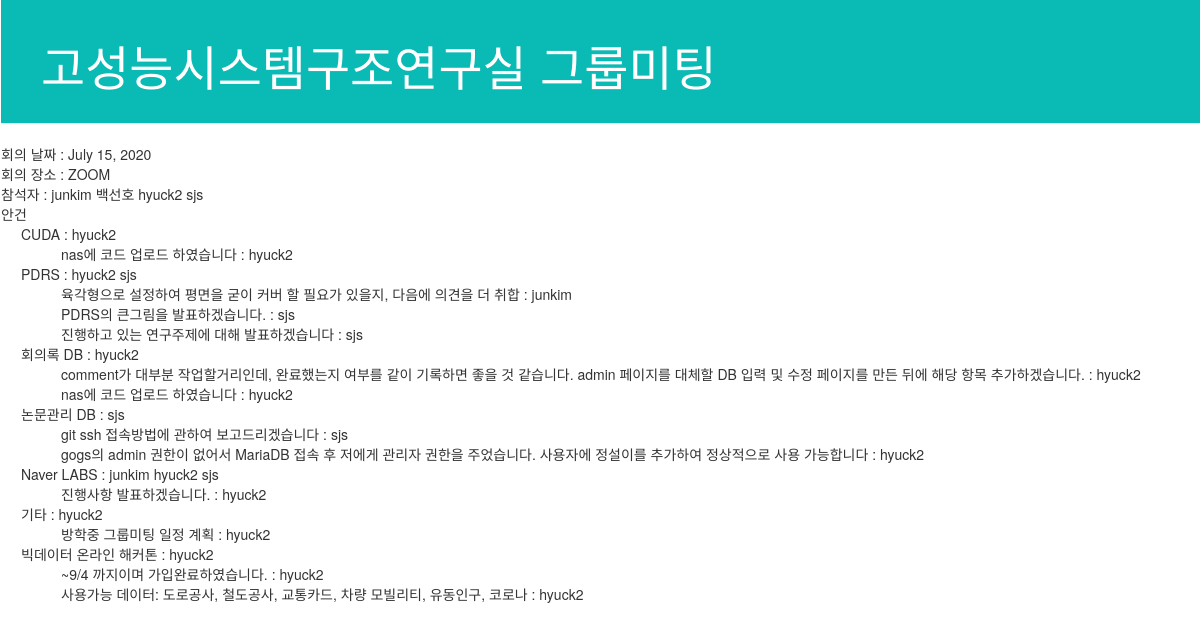
/group_meeting/list/7/, run on the app's committed database.
### group_meeting/models.py (models this page shows, shortened)
class Meeting(models.Model):
    id = models.AutoField(primary_key=True)
    author = models.ManyToManyField(settings.AUTH_USER_MODEL, related_name='author')
    date = models.DateField()
    attendent = models.ManyToManyField(settings.AUTH_USER_MODEL, related_name='attendent')
    place = models.CharField(max_length=200)
    topic = models.ManyToManyField('Topic')
    created = models.DateTimeField(auto_now_add=True)
    updated = models.DateTimeField(auto_now=True)
    class Meta:
        pass

class Topic(models.Model):
    id = models.AutoField(primary_key=True)
    category = models.ForeignKey('Category', on_delete=models.CASCADE)
    owner = models.ManyToManyField(settings.AUTH_USER_MODEL, related_name='owner')
    start_date = models.DateField()
    close_date = models.DateField()
    name = models.CharField(max_length=200)
    status_list = (
        ('진행', '진행중인 안건'),
        ('종료', '종료된 안건'),
        ('보류', '보류된 안건'),
    )
    status = models.CharField(max_length=200, choices=status_list)
    created = models.DateTimeField(auto_now_add=True)
    updated = models.DateTimeField(auto_now=True)
    def __str__(self):
        return self.name
    class Meta:
        pass

class Comment(models.Model):
    id = models.AutoField(primary_key=True)
    topic = models.ForeignKey('Topic', on_delete=models.CASCADE)
    parent = models.ForeignKey('Comment', on_delete=models.CASCADE, null=True, blank=True, default=0)
    author = models.ForeignKey(settings.AUTH_USER_MODEL, on_delete=models.CASCADE)
    description = models.CharField(max_length=200)
    created = models.DateTimeField(auto_now_add=True)
    updated = models.DateTimeField(auto_now=True)
    class Meta:
        pass

### group_meeting/views.py (the view)
# urls.py: path('list/<int:meeting_id>/', views.list_detail, name='list_detail'),
def list_detail(request, meeting_id):
    meeting = Meeting.objects.get(id=meeting_id)
    comments = Comment.objects.filter(updated__range=(meeting.date-timedelta(days=7),meeting.date+timedelta(days=1)))
    return render(
        request,
        'group_meeting/list_detail.html',
        {
            'meeting':meeting,
            'comments':comments,
        }
    )

### group_meeting/templates/group_meeting/list_detail.html
{% load static %}
<html>
    <head>
        <link rel="stylesheet" href="//maxcdn.bootstrapcdn.com/bootstrap/3.2.0/css/bootstrap.min.css">
        <link rel="stylesheet" href="//maxcdn.bootstrapcdn.com/bootstrap/3.2.0/css/bootstrap-theme.min.css">
        <link rel="stylesheet" href="{% static 'css/group_meeting.css' %}">
    </head>
    <body>
        <div class="page-header">
            <h1>고성능시스템구조연구실 그룹미팅</h1>
        </div>
        <div>
            회의 날짜 : {{meeting.date}}<br>
            회의 장소 : {{meeting.place}}<br>
            참석자    : {%for a in meeting.attendent.all %}{{a}} {% endfor %}<br>
            안건
                {%for t in meeting.topic.all %}
                <div class = 'topic'>
                    {{t}} :
                            {% for owner in t.owner.all%}{{owner}} {% endfor %}
                            {% for comment in comments %}
                            <div class = 'comment'>
                                {% if comment.topic == t %}
                                {{comment.description}} : {{comment.author}}<br>
                            {% endif%}
                            </div>
                        {% endfor %}
                </div>
                {% endfor %}
        </div>
    </body>
</html>

### group_meeting/static/css/group_meeting.css (style rules this page uses)
body { padding-left: 1px; }
.page-header { background-color: #0abab5; margin-top: 0; padding: 20px 20px 20px 40px; }
.page-header h1 { color: #ffffff; font-size: 36pt; }
.topic { margin-left: 20px; }
.comment { margin-left: 40px; }

### data on the page
Meeting: date "July 15, 2020", place "ZOOM"
Topic: name "CUDA"
Comment: description "nas에 코드 업로드 하였습니다", author "hyuck2"
Topic: name "PDRS"
Comment: description "육각형으로 설정하여 평면을 굳이 커버 할 필요가 있을지, 다음에 의견을 더 취합", author "junkim"
Comment: description "PDRS의 큰그림을 발표하겠습니다.", author "sjs"
Comment: description "진행하고 있는 연구주제에 대해 발표하겠습니다", author "sjs"
Topic: name "회의록 DB"
Comment: description "comment가 대부분 작업할거리인데, 완료했는지 여부를 같이 기록하면 좋을 것 같습니다. admin 페이지를 대체할 DB 입력 및 수정 페이지를 만든 뒤에 해당 항목 추가하겠습니다.", author "hyuck2"
Comment: description "nas에 코드 업로드 하였습니다", author "hyuck2"
Topic: name "논문관리 DB"
Comment: description "git ssh 접속방법에 관하여 보고드리겠습니다", author "sjs"
Comment: description "gogs의 admin 권한이 없어서 MariaDB 접속 후 저에게 관리자 권한을 주었습니다. 사용자에 정설이를 추가하여 정상적으로 사용 가능합니다", author "hyuck2"
Topic: name "Naver LABS"
Comment: description "진행사항 발표하겠습니다.", author "hyuck2"
Topic: name "기타"
Comment: description "방학중 그룹미팅 일정 계획", author "hyuck2"
Topic: name "빅데이터 온라인 해커톤"
Comment: description "~9/4 까지이며 가입완료하였습니다.", author "hyuck2"
Comment: description "사용가능 데이터: 도로공사, 철도공사, 교통카드, 차량 모빌리티, 유동인구, 코로나", author "hyuck2"

### other printed values
{{ a }} "junkim"
{{ a }} "백선호"
{{ a }} "hyuck2"
{{ a }} "sjs"
{{ owner }} "hyuck2"
{{ owner }} "sjs"
{{ owner }} "junkim"
